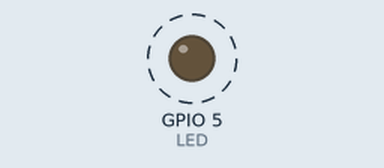
This sketch was run on a simulated ESP32. Shown: output pins drawn as LEDs (lit = HIGH). Dashed ring = blinking. What the sketch prints to the serial monitor is not drawn.

Above: at 0.2 s.
Timing chart, 0 to 3.0 s (numbered marks = the images above):
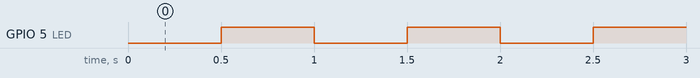

Measured:
- by itself, GPIO 5 (LED): alternates HIGH for 0.50 s and LOW for 0.50 s

The sketch:

TimerHw.ino
```cpp
const int LED = 5;
hw_timer_t *timer = nullptr;
volatile uint32_t alarmes = 0;

void ARDUINO_ISR_ATTR no_alarme() {
  alarmes++;
}

void setup() {
  Serial.begin(115200);
  pinMode(LED, OUTPUT);
  timer = timerBegin(1000000);              // contador a 1 MHz: 1 tique = 1 µs
  timerAttachInterrupt(timer, &no_alarme);
  timerAlarm(timer, 1000, true, 0);         // a cada 1000 µs, recarrega e repete
}

void loop() {
  static uint32_t vistos = 0;
  uint32_t agora = alarmes;
  if (agora - vistos >= 500) {              // 500 alarmes = 0,5 s
    vistos += 500;
    digitalWrite(LED, !digitalRead(LED));
    Serial.printf("alarmes: %lu   millis(): %lu   timer: %llu µs\n",
                  (unsigned long)agora, millis(), timerReadMicros(timer));
  }
}
```
